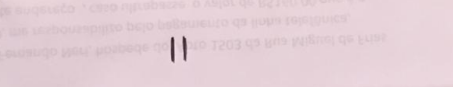
#> input picture trabalho_1/imagen1_crop.png, 453 x 87 px, found by its file name
$ python harris.py
#> lines starting #> are read from the running program, lines starting #| are printed output that depends on the picture; after the words box and inside, x2 and y2 are one past the last pixel; in counts of white or black regions, pixels touching at a corner belong together
import cv2
import numpy as np

filename = '/home/luigy/analise_imagens/data/split_videos/imagen1_crop.png'
img = cv2.imread(filename)
#> img is the input picture: shape (87, 453, 3); mean B, G, R 213.2, 206.4, 227.2
gray = cv2.cvtColor(img,cv2.COLOR_BGR2GRAY)

# find Harris corners
gray = np.float32(gray)
dst = cv2.cornerHarris(gray,2,3,0.04)
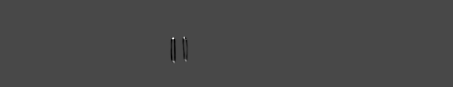
#> dst: shape (87, 453) float32; min -16823220, max 42739744, mean -32178.5; drawn with min black and max white
dst = cv2.dilate(dst,None)
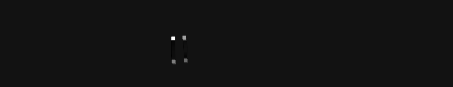
#> dst: shape (87, 453) float32; min -3262794.5, max 42739744, mean 32998.1; drawn with min black and max white
ret, dst = cv2.threshold(dst,0.01*dst.max(),255,0)
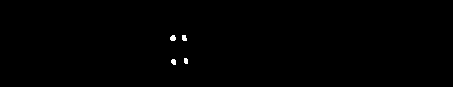
#> dst: shape (87, 453) float32; 0.26% white; 4 white regions, box (x1, y1, x2, y2) and area: (170, 35, 176, 41) 29, (182, 35, 187, 41) 26, (171, 59, 176, 65) 25, (184, 58, 188, 64) 22
#> ret = 427397.4
dst = np.uint8(dst)

# find centroids
ret, labels, stats, centroids = cv2.connectedComponentsWithStats(dst)
#> labels: shape (87, 453) int32; 5 distinct labels, from 0 to 4
#> ret = 5; stats = [[0, 0, 453, 87, 39309], [170, 35, 6, 6, 29], [182, 35, 5, 6, 26], [171, 59, 5, 6, 25], [184, 58, 4, 6, 22]]; centroids = [[226.1, 42.99], [172.6, 37.69], [183.8, 37.58], [173.2, 61.44], [185.5, 60.5]]


# define the criteria to stop and refine the corners
criteria = (cv2.TERM_CRITERIA_EPS + cv2.TERM_CRITERIA_MAX_ITER, 100, 0.001)
corners = cv2.cornerSubPix(gray,np.float32(centroids),(5,5),(-1,-1),criteria)
#> corners = [[226.6, 40.5], [172.2, 35.99], [183.1, 35.29], [172.8, 62.33], [184.7, 60.91]]

# Now draw them
res = np.hstack((centroids,corners))
#> res = [[226.1, 42.99, 226.6, 40.5], [172.6, 37.69, 172.2, 35.99], [183.8, 37.58, 183.1, 35.29], [173.2, 61.44, 172.8, 62.33], [185.5, 60.5, 184.7, 60.91]]
res = np.int0(res)
#> res = [[226, 42, 226, 40], [172, 37, 172, 35], [183, 37, 183, 35], [173, 61, 172, 62], [185, 60, 184, 60]]
print(res)
#| [[226  42 226  40]
#|  [172  37 172  35]
#|  [183  37 183  35]
#|  [173  61 172  62]
#|  [185  60 184  60]]
img[res[:,1],res[:,0]]=[0,0,255]
#> img: shape (87, 453, 3); 0.01% of pixels changed, all inside (x1, y1, x2, y2) = (172, 37, 227, 62)
img[res[:,3],res[:,2]] = [0,255,0]
#> img: shape (87, 453, 3); mean B, G, R 213.2, 206.4, 227.2
print(res[:,1][0],res[:,0][0])
#| 42 226
print(res[:,3][2],res[:,2][2])
#| 35 183
#cv2.line(img,(res[:,1][0],res[:,0][0]),(res[:,3][2],res[:,2][2]),(255,0,0),5)
cv2.line(img,(0,0),(566,555),(255,0,0),5)
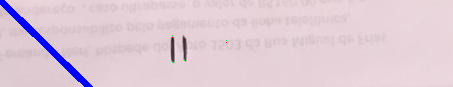
#> img: shape (87, 453, 3); mean B, G, R 214.2, 202.3, 222.6
cv2.imwrite('out_imagen.png',img)
